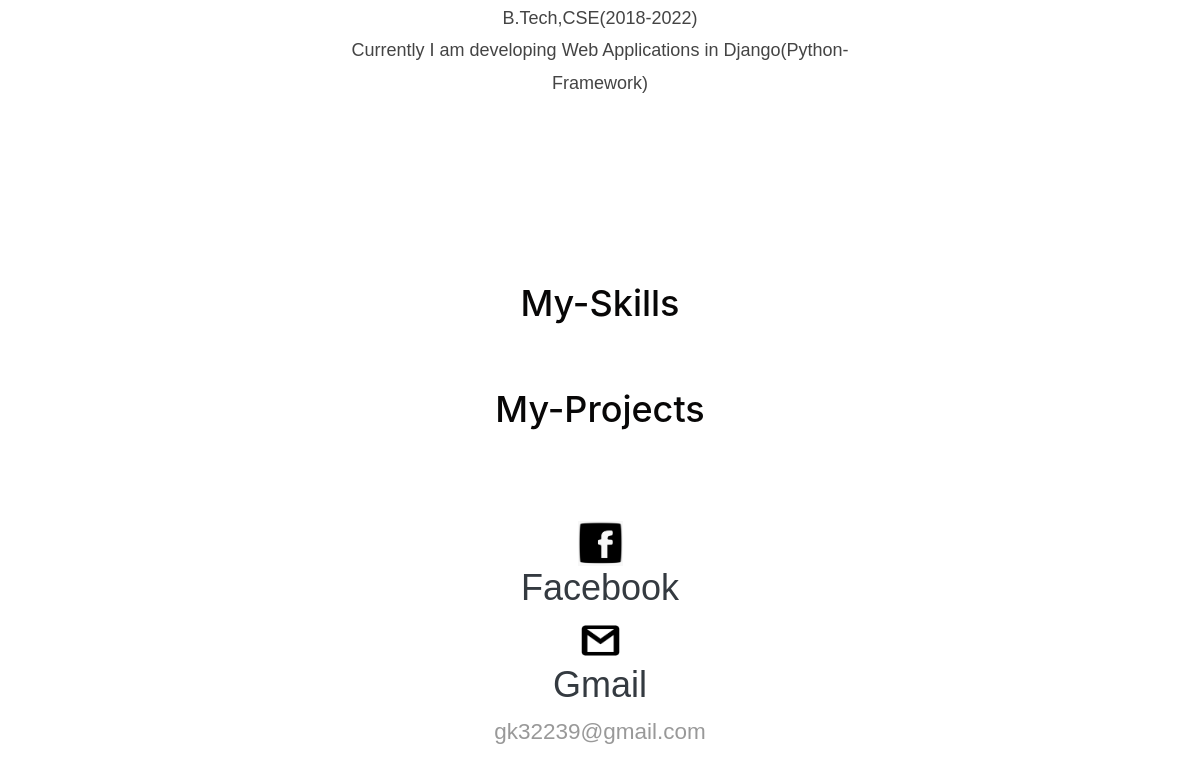
/ (lower part), run on an earlier commit of the app's database.
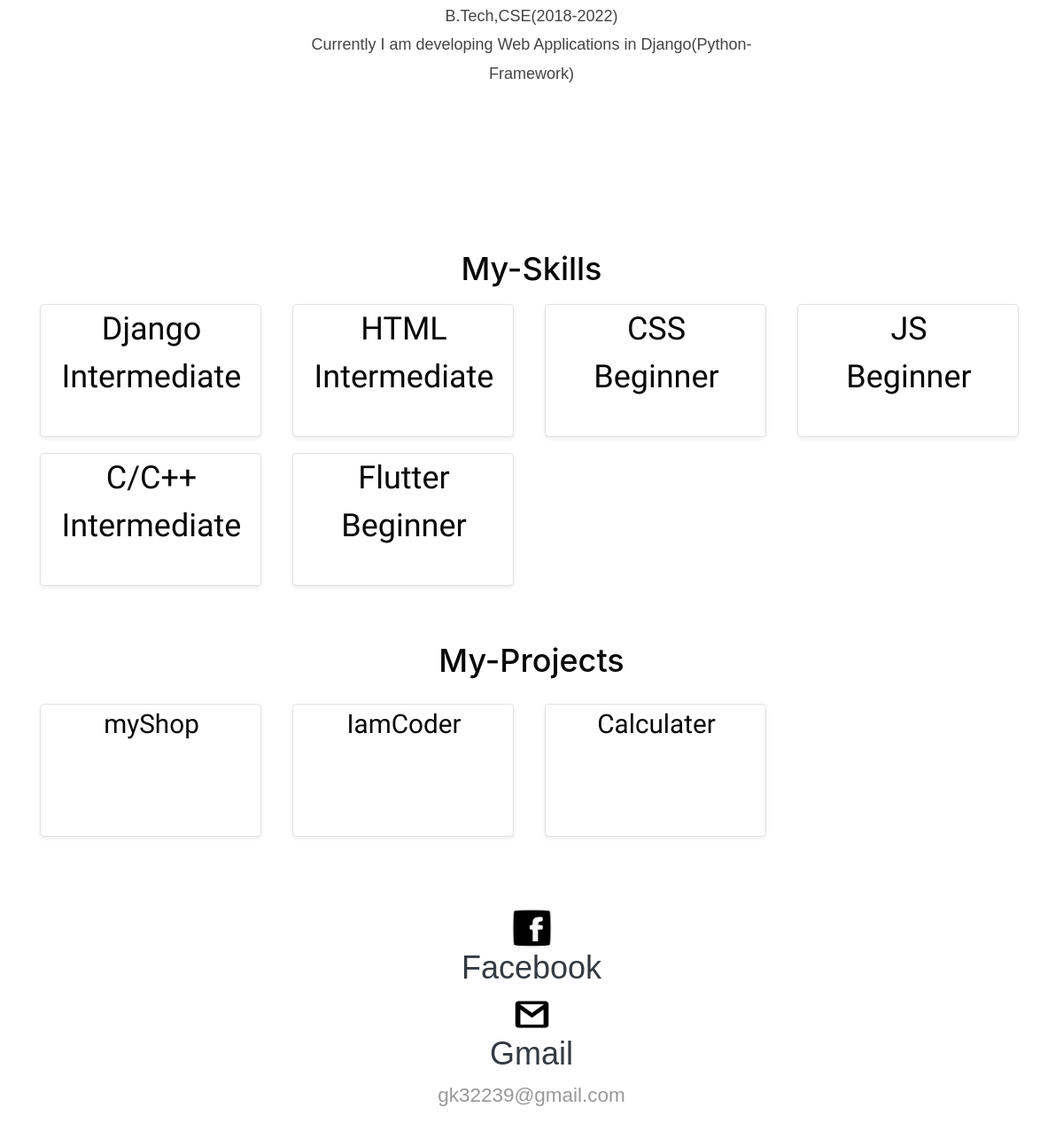
And on a later commit of the database.
### home/models.py (models this page shows, shortened)
class Skills(models.Model):
    sk_name=models.CharField(max_length=100)
    sk_type=models.CharField(max_length=50)

class MyProjects(models.Model):
    project_name=models.CharField(max_length=100)
    project_link=models.CharField(max_length=100)
    project_type=models.CharField(max_length=100,default="")

### home/views.py (the view)
# urls.py: path('',views.index,name="Home"),
def index(request):
    projects=MyProjects.objects.all()
    skills=Skills.objects.all()
    return render(request,'index.html',{'skills':skills,'projects':projects})

### template/index.html (shortened to what this page needs)
{% extends 'basic.html' %}
{% block body %}
{% load static %}
<div id="blog">
  <div class="post">
    <p>I am Gautam.I pursuing my Batchler Degree in Computer field From ,Alwar,Rajsthan.<br>
      B.Tech,CSE(2018-2022)<br>
      Currently I am developing Web Applications in Django(Python-Framework)
    </p>
  </div>
</div>
<div class="container">
<div class="row">
<div class="col-md-4"></div>
<div class="col-md-4" style="text-align:center;">
  <h2 style="color:#080707;">My-Skills</h2>
</div>
<div class="col-md-4"></div>
</div>
<div class="row ">
  {% for skill in skills %}
  <div class="col-md-3  col-sm-9 col-9">
    <div
      class="row no-gutters border rounded overflow-hidden flex-md-row my-2   shadow-sm h-md-250 position-relative wh">
      <p style="font-size:2rem;font-family: Comfortaa, serif; color:#080707;">{{skill.sk_name}}<br>{{skill.sk_type}}</p>
    </div>
  </div>
  {% endfor %}
</div>
<div class="col-md-12 mt-5 mb-3" style="text-align:center;">
  <h2 style="color:#080707;">My-Projects</h2>
</div>
<div class="row ">
  {% for project in projects %}
  <div class="col-md-3  col-sm-12 col-12">
    <div
      class="row  no-gutters border rounded overflow-hidden flex-md-row my-2  shadow-sm h-md-250 position-relative wh">
        <a href="{{project.project_link}}" style="text-decoration: none;"><p style="font-size:1.65rem;font-family: Comfortaa, serif; color:#080707;">{{project.project_name}}<br>{{project.project_type}}</p></a>
      </div>
  </div>
  {% endfor %}
</div>
<footer class="my-0">
  <a href="https://www.facebook.com/profile.php?id=100050134031510" class="text-dark">
    <img src="{%static 'fb.png'%}" style="width:2em;height:2em;">
    <h2>Facebook</h2>
  </a>
  <a href="https://www.gmail.com" class="text-dark">
    <img src="{%static 'gmail.png'%}" style="width:2em;height:2em;">
    <h2>Gmail</h2>
  </a>
  <p>gk32239@gmail.com</p>
</footer>
</div>
{% endblock body %}

### template/basic.html (shortened to what this page needs)
<!Doctype html>
<html>
<head>
  <link rel="stylesheet" href="https://stackpath.bootstrapcdn.com/bootstrap/4.2.1/css/bootstrap.min.css"
>
  <link rel="stylesheet" href="https://cdnjs.cloudflare.com/ajax/libs/font-awesome/4.7.0/css/font-awesome.min.css">
</head>
<body>
    {% block body %}
  {% endblock body %}
</body>
</html>

What changed in the data, as far as the page shows it:
added Skills: sk_name "Django", sk_type "Intermediate"
added Skills: sk_name "HTML", sk_type "Intermediate"
added Skills: sk_name "CSS", sk_type "Beginner"
added Skills: sk_name "JS", sk_type "Beginner"
added Skills: sk_name "C/C++", sk_type "Intermediate"
added Skills: sk_name "Flutter", sk_type "Beginner"
added MyProjects: project_name "myShop"
added MyProjects: project_name "IamCoder"
added MyProjects: project_name "Calculater"
